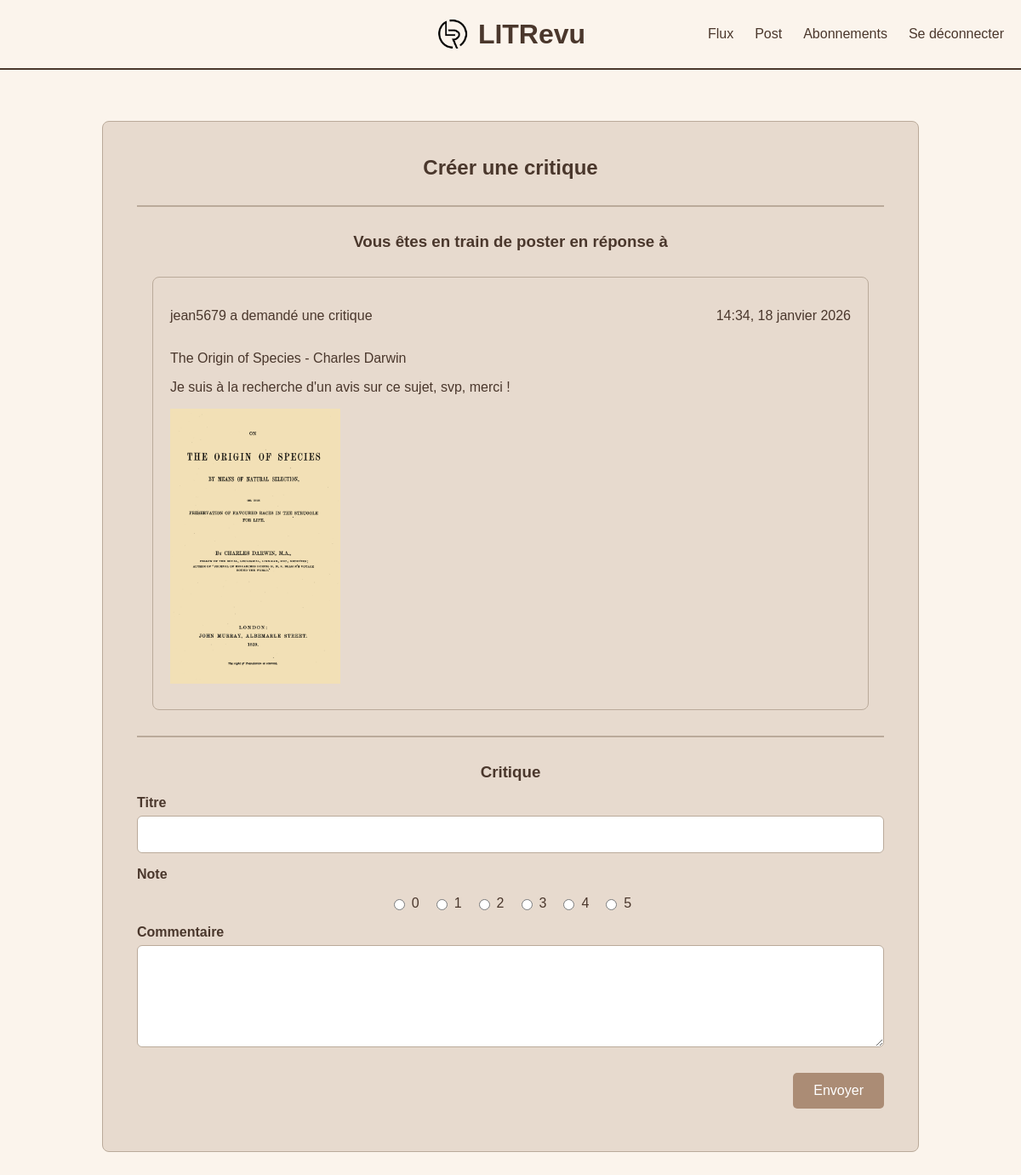
Screenshot of /ticket/43/review/create/ (signed in) with the database file from the repository.
### reviews/models.py (models this page shows, shortened)
class Ticket(models.Model):
    title = models.CharField(max_length=128)
    description = models.TextField(max_length=2048, blank=True)
    user = models.ForeignKey(
        to=settings.AUTH_USER_MODEL,
        on_delete=models.CASCADE
    )
    image = models.ImageField(
        upload_to=ticket_image_upload_path,
        null=True,
        blank=True
    )
    time_created = models.DateTimeField(auto_now_add=True)

### authentication/models.py (models this page shows)
class User(AbstractUser):
    pass

### reviews/views.py (the view, shortened to what this page needs)
class ReviewCreatePageView(LoginRequiredMixin, View):
    template_name = 'reviews/review_create.html'
    login_url = 'authentication:login'
    def get_ticket(self, id):
        return get_object_or_404(Ticket, id=id)
    def get(self, request, id):
        ticket = self.get_ticket(id)
        form = ReviewForm()
        return render(
            request,
            self.template_name,
            {
                'ticket': ticket,
                'form': form,
            }
        )

### reviews/forms.py
class ReviewForm(forms.ModelForm):
    class Meta:
        model = Review
        fields = ['headline', 'rating', 'body']
        widgets = {
            'body': forms.Textarea(attrs={'rows': 4}),
            'rating': forms.RadioSelect(
                choices=[(i, str(i)) for i in range(6)]
            ),
        }

### reviews/templates/reviews/review_create.html (shortened to what this page needs)
{% extends 'base.html' %}
{% block content %}
<form method="post" enctype="multipart/form-data" class="form-card">
    <div class="card-container">
        <div class="card">
            <div class="card-content">
                <h2 class="banner-title">Créer une critique</h2>
                <hr class="section-separator">
                <h3 class="banner-title">Vous êtes en train de poster en réponse à </h3>
                <div class="ticket-card">
                    <div class="ticket-header">
                        <p class="ticket-label">{{ ticket.user.username }} a demandé une critique</p>
                        <p class="ticket-date">{{ ticket.time_created|date:"H:i, d F Y" }}</p>
                    </div>
                    <p class="ticket-title">{{ ticket.title }}</p>
                    <p class="ticket-description">{{ ticket.description|linebreaksbr }}</p>
                    {% if ticket.image %}
                        <img src="{{ ticket.image.url }}" alt="image du ticket" class="ticket-image">
                    {% endif %}
                </div>
                <hr class="section-separator">
                <h3 class="banner-title">Critique</h3>
                <p class="form-field">
                    <label>Titre</label>
                    {{ form.headline }}
                </p>
                <p class="form-field">
                    <label>Note</label>
                    <div class="field-rating">
                        {% for radio in form.rating %}
                            <label>
                                {{ radio.tag }}
                                {{ radio.choice_label }}
                            </label>
                        {% endfor %}
                    </div>
                </p>
                <p class="form-field">
                    <label>Commentaire</label>
                    {{ form.body }}
                </p>
                <div class="form-submit">
                    <button type="submit" class="btn">Envoyer</button>
                </div>
            </div>
        </div>
    </div>
</form>
{% endblock content %}

### static/style.css (style rules this page uses)
body { margin: 0; font-family: Arial, sans-serif; background-color: #fbf4ec; color: #4A372C; }
.banner-title { margin: 0; color: #4A372C; }
.card-container { display: flex; justify-content: center; align-items: stretch; margin: 40px auto; max-width: 1000px; }
.card { flex: 1; border: 1px solid #baaa9a; padding: 40px; margin: 20px; display: flex; justify-content: center; align-items: center; background-color: #e7dace; border-radius: 8px; }
.card-content { text-align: center; width: 100%; }
.btn, .btn:hover, .btn:focus, .btn:active, a.btn, a.btn:hover, a.btn:focus, a.btn:active { padding: 12px 24px; margin: 10px 0; font-size: 1rem; cursor: pointer; border: none; background-color: #ab8c75; color: white; border-radius: 5px; transition: background-color 0.2s, outline 0.2s; text-decoration: none !important; }
.form-card .form-field label { display: block; text-align: left; margin-bottom: 6px; font-weight: bold; }
.form-card input[type="text"], .form-card textarea { width: 100%; padding: 12px; font-size: 1rem; border: 1px solid #baaa9a; border-radius: 6px; box-sizing: border-box; }
.form-card textarea { min-height: 120px; }
.card-content h2.banner-title { text-align: center; margin-bottom: 30px; }
.form-submit { display: flex; justify-content: flex-end; margin-top: 10px; }
.ticket-card { max-width: 800px; margin: 30px auto; border: 1px solid #baaa9a; background-color: #e7dace; border-radius: 8px; padding: 20px; }
.ticket-header { display: flex; justify-content: space-between; align-items: center; }
.ticket-image { display: block; max-width: 200px; margin: 10px 0; height: auto; }
.field-rating { display: flex; justify-content: center; gap: 15px; align-items: center; }
.field-rating label { display: flex; align-items: center; gap: 5px; cursor: pointer; }
.section-separator { border: none; border-top: 2px solid #baaa9a; margin: 30px 0; }
.card-content .ticket-card { text-align: left; }

### rows the page displays
Ticket: user.username "jean5679", time_created "14:34, 18 janvier 2026", title "The Origin of Species - Charles Darwin", description "Je suis à la recherche d'un avis sur ce sujet, svp, merci !", image (picture)

### other values shown
{{ radio.choice_label }} "0" "1" "2" "3" "4" "5"
